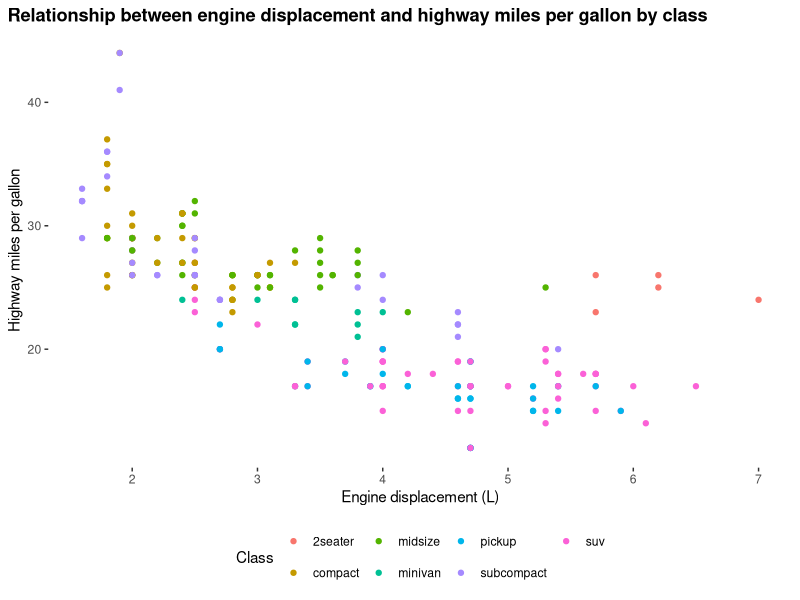
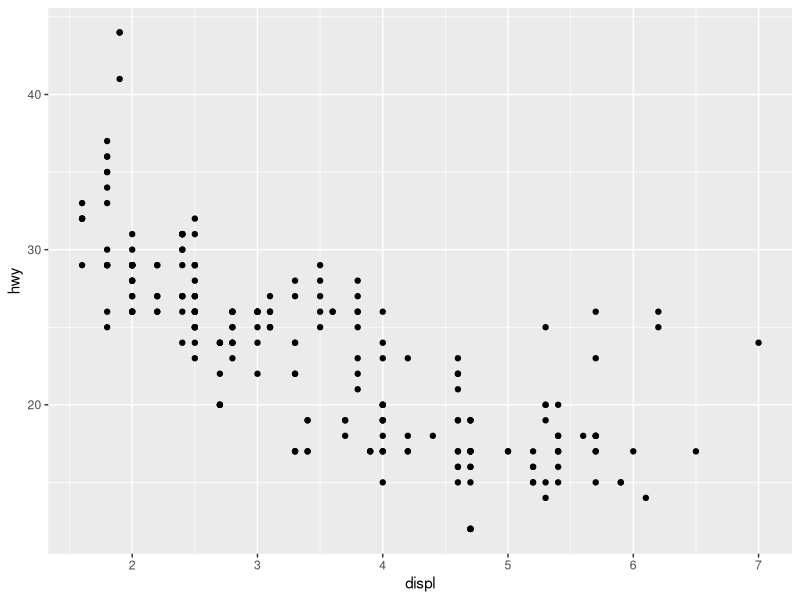
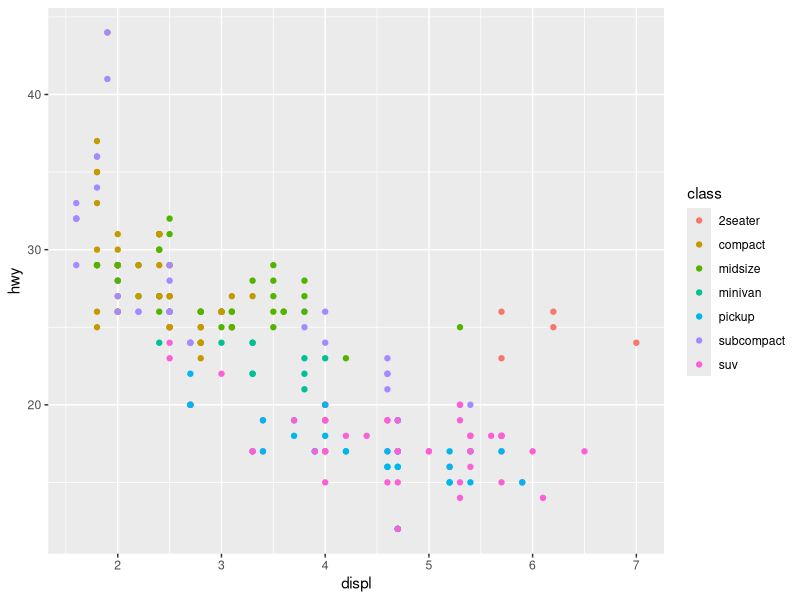
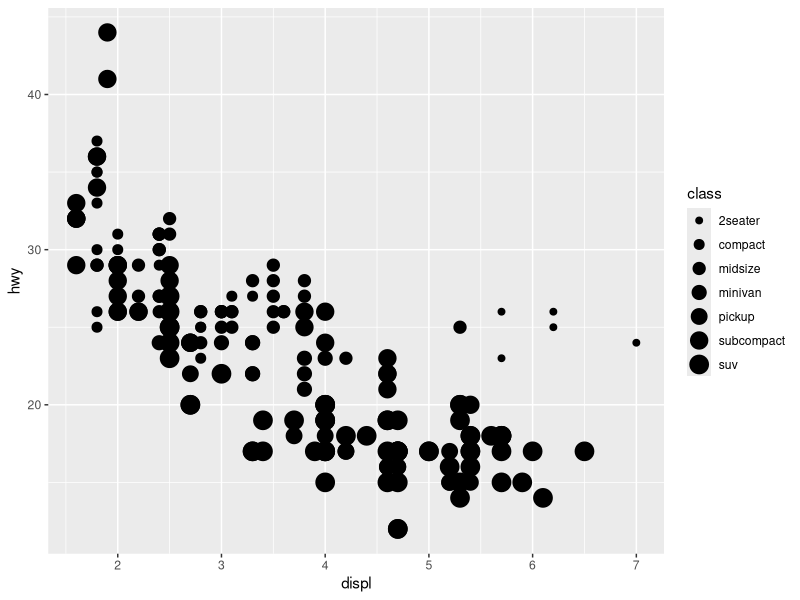
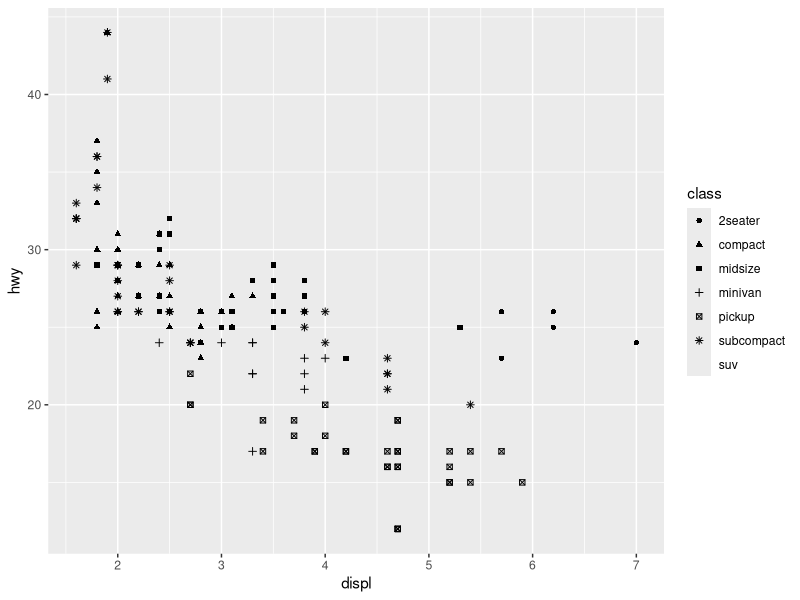
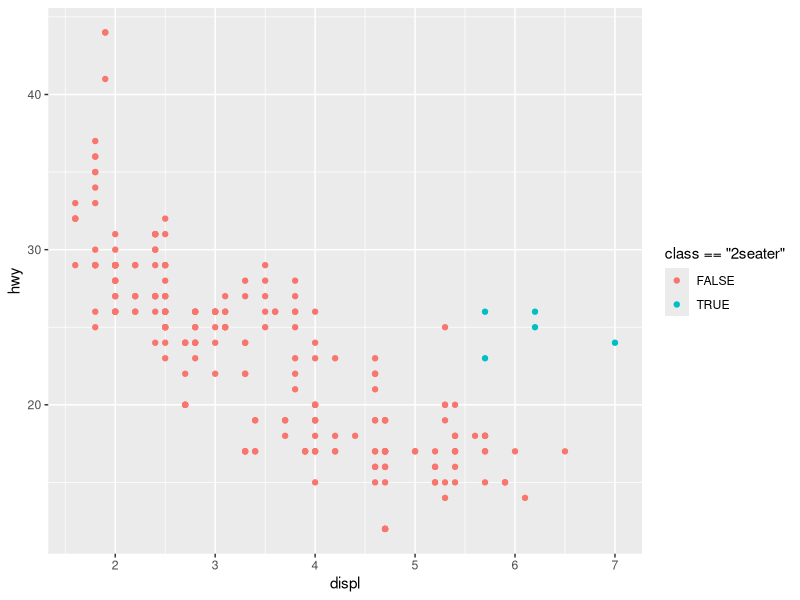
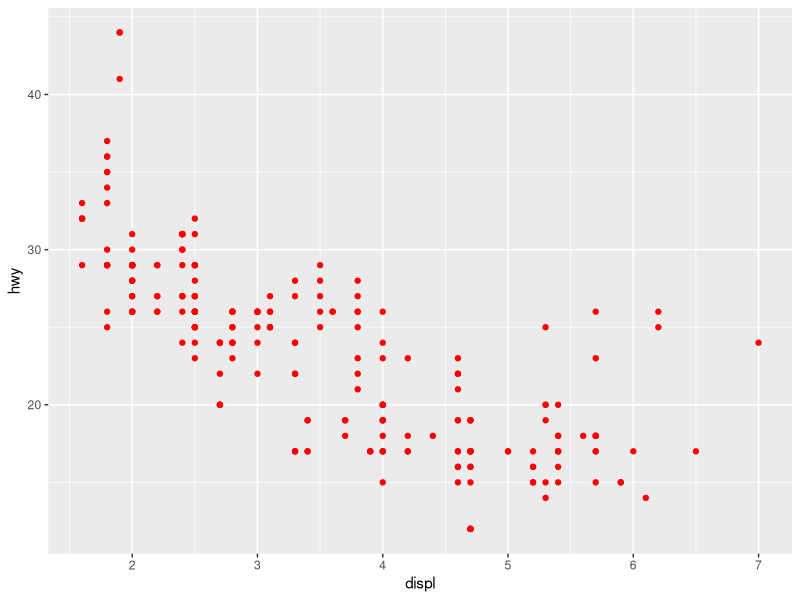
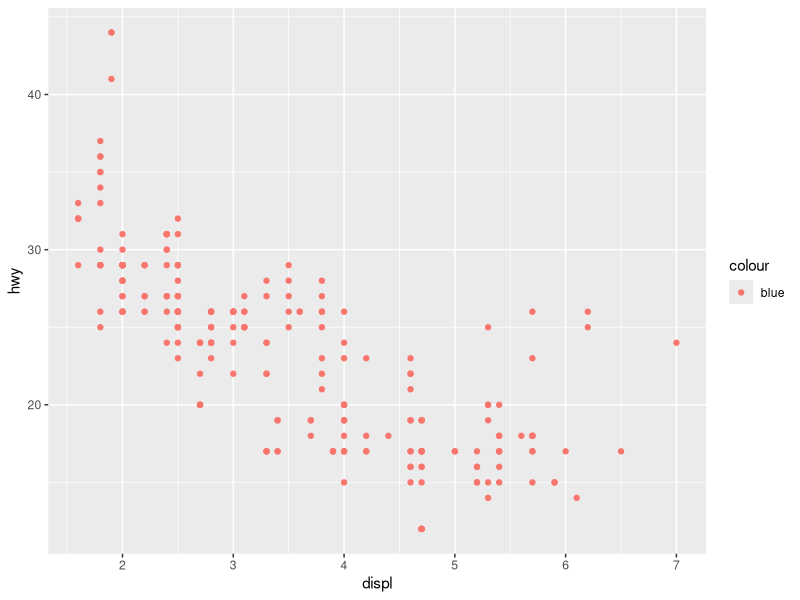

Recreate these plots in R, in order.
## ---- chunk 1
#| echo: true

1 + 2
## ---- chunk 2
#| echo: true

sum(1, 2)
## ---- chunk 3
sum(45, 978, 121)
## ---- chunk 4
45 + 978 + 121
## ---- chunk 5
67 / 6
## ---- chunk 6
sqrt(894)
## ---- chunk 7
#| echo: false

library(ggplot2)

ggplot(data = mpg) + 
  geom_point(mapping = aes(x = displ, y = hwy, color = class)) + 
  theme(
    legend.position = "bottom",
    panel.grid = element_blank(),
    panel.background = element_blank(),
    plot.title.position = "plot",
    plot.title = element_text(face = "bold")
  ) + 
  labs(
    title = "Relationship between engine displacement and highway miles per gallon by class",
    x = "Engine displacement (L)",
    y = "Highway miles per gallon",
    color = "Class"
  )
## ---- chunk 8
#| eval: true
#| echo: false

ggplot2::mpg |> 
  head() |> 
  dplyr::select(1:5) |> 
  knitr::kable()
## ---- chunk 9
#| echo: true

library(ggplot2)

ggplot(data = mpg) + 
  geom_point(mapping = aes(x = displ, y = hwy))
## ---- chunk 10
#| code-line-numbers: "2"

ggplot(data = mpg) + 
  geom_point(mapping = aes(x = displ, y = hwy, color = class))
## ---- chunk 11
#| code-line-numbers: "2"

ggplot(data = mpg) + 
  geom_point(mapping = aes(x = displ, y = hwy, size = class))
## ---- chunk 12
#| code-line-numbers: "2"

ggplot(data = mpg) + 
  geom_point(mapping = aes(x = displ, y = hwy, shape = class))
## ---- chunk 13
#| code-line-numbers: "2"

ggplot(data = mpg) + 
  geom_point(mapping = aes(x = displ, y = hwy, color = class == "2seater"))
## ---- chunk 14
#| code-line-numbers: "2"

ggplot(data = mpg) + 
  geom_point(mapping = aes(x = displ, y = hwy), color = "red")
## ---- chunk 15
ggplot(data = mpg) + 
  geom_point(mapping = aes(x = displ, y = hwy, color = "blue"))
## ---- chunk 16
#| code-line-numbers: "3-7"

ggplot(data = mpg) + 
  geom_point(mapping = aes(x = displ, y = hwy), color = "red") + 
  labs(
    title = "Relationship between engine displacement and highway miles per gallon",
    x = "Engine displacement (L)",
    y = "Highway miles per gallon"
  )
## ---- chunk 17
#| echo: false

ggplot(data = mpg) + 
  geom_point(mapping = aes(x = displ, y = hwy), color = "blue") + 
  theme_minimal() + 
  labs(
    title = "Relationship between engine displacement and highway miles per gallon",
    x = "Engine displacement (L)",
    y = "Highway miles per gallon"
  )
## ---- chunk 18
#| echo: false

ggplot(data = mpg) + 
  geom_point(mapping = aes(x = displ, y = hwy, color = class)) + 
  theme(
    legend.position = "bottom",
    panel.grid = element_blank(),
    panel.background = element_blank(),
    plot.title.position = "plot",
    plot.title = element_text(face = "bold")
  ) + 
  labs(
    title = "Relationship between engine displacement and highway miles per gallon by class",
    x = "Engine displacement (L)",
    y = "Highway miles per gallon",
    color = "Class"
  )
## ---- chunk 19
#| code-line-numbers: "3"

ggplot(data = mpg) + 
  geom_point(mapping = aes(x = displ, y = hwy)) + 
  facet_wrap(~ class, nrow = 2)
## ---- chunk 20
#| code-line-numbers: "3"

ggplot(data = mpg) + 
  geom_point(mapping = aes(x = displ, y = hwy)) + 
  facet_grid(drv ~ cyl)
## ---- chunk 21
#| echo: false

ggplot(data = mpg) + 
  geom_point(mapping = aes(x = drv, y = cyl))
## ---- chunk 22
#| echo: true

ggplot(data = mpg, mapping = aes(x = displ, y = hwy)) + 
  geom_point() + 
  geom_smooth(method = "lm", se = F)
## ---- chunk 23
ggplot(data = mpg, mapping = aes(x = displ, y = hwy, color = drv)) + 
  geom_point() + 
  geom_smooth(method = "lm", se = F) + 
  theme_minimal()
